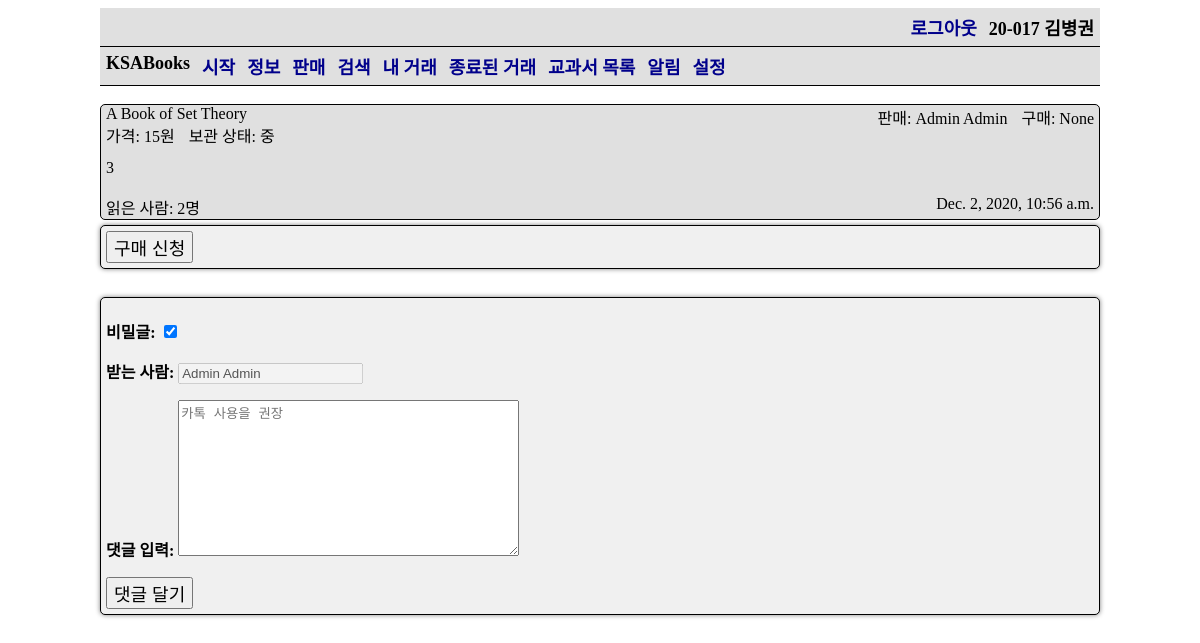
Page /offer/30 (signed in) on the earlier database version.
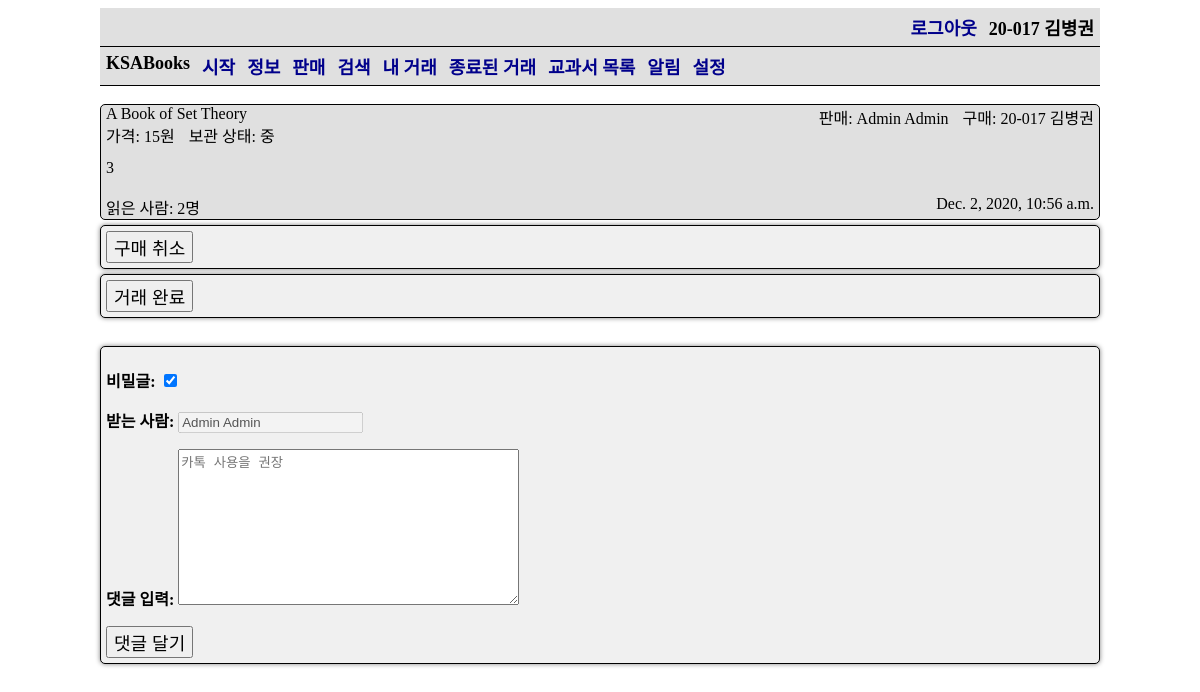
Same page on the later database version.
### ksa_books_app/models.py (models this page shows, shortened)
class Offer(models.Model):
    seller = models.ForeignKey(settings.AUTH_USER_MODEL, on_delete=models.SET_NULL, null=True,
                               related_name='offer_seller')
    buyer = models.ForeignKey(settings.AUTH_USER_MODEL, on_delete=models.SET_NULL, null=True, blank=True,
                              related_name='offer_buyer')
    want_users = models.ManyToManyField(settings.AUTH_USER_MODEL, blank=True)
    seller_done = models.BooleanField(null=True, default=False)
    seller_done_time = models.DateTimeField(null=True)
    buyer_done = models.BooleanField(null=True, default=False)
    buyer_done_time = models.DateTimeField(null=True)
    book = models.ForeignKey(Book, on_delete=models.SET_NULL, null=True, verbose_name='책')
    price = models.PositiveIntegerField(verbose_name='판매 가격')
    quality = models.CharField(choices=QUALITY, max_length=1, verbose_name='보관 상태', null=True)
    explain = models.TextField(verbose_name='내용', null=True, blank=True)
    date_time = models.DateTimeField(auto_now_add=True, null=True)
    views = models.ManyToManyField(settings.AUTH_USER_MODEL, blank=True, related_name='views')

class Book(models.Model):
    title = models.CharField(max_length=100, verbose_name='제목')
    author = models.CharField(max_length=100, verbose_name='저자')
    courses = models.ManyToManyField(Course, verbose_name='과목')
    subject = models.ForeignKey(Subject, verbose_name='교과', on_delete=models.SET_NULL, null=True)
    publisher = models.CharField(max_length=100, verbose_name='출판사')
    isbn = models.CharField(max_length=13, verbose_name='ISBN',
                            help_text='13 Character <a href="https://www.isbn-international.org/content/what-isbn">ISBN number</a>')
    list_price = models.PositiveIntegerField(verbose_name='정가', null=True, blank=True)
    group_price = models.PositiveIntegerField(verbose_name='공동구매 가격', null=True, blank=True)
    using = models.BooleanField(verbose_name='사용 여부')
    class Meta:
        permissions = (
            ('load_data', 'Can load data'),
        )
        ordering = ['subject']
    def display_courses(self):
        return ', '.join([str(c) for c in self.courses.all()])
    display_courses.short_description = '수업'

class StudentUser(AbstractBaseUser, PermissionsMixin):
    objects = StudentUserManager()
    student_id = models.CharField(max_length=10, verbose_name='학번', help_text='00-000', unique=True)
    name = models.CharField(max_length=100, verbose_name='이름')
    email = models.EmailField()
    is_active = models.BooleanField(default=True)
    is_admin = models.BooleanField(default=False)
    is_superuser = models.BooleanField(default=False)
    is_staff = models.BooleanField(default=False)
    date_joined = models.DateTimeField(auto_now_add=True)
    notifications = models.ManyToManyField(Notification, blank=True)
    unread_notification = models.PositiveIntegerField(default=0)
    notify_books = models.ManyToManyField(Book, verbose_name='원하는 책', blank=True)
    notify_comment = models.BooleanField(default=True, verbose_name='자신에게 댓글을 썼을 때')
    notify_new_offer = models.BooleanField(default=True, verbose_name='원하는 책이 올라왔을 때')
    notify_sold_to_user = models.BooleanField(default=True, verbose_name='자신에게 책을 판매했을 때')
    notify_sold_to_other = models.BooleanField(default=True, verbose_name='구매 신청한 책이 다른 사람에게 판매되었을 때')
    notify_new_want = models.BooleanField(default=True, verbose_name='자신의 책을 누군가 구매 신청했을 때')
    USERNAME_FIELD = 'student_id'
    REQUIRED_FIELDS = ['name']
    def __str__(self):
        return ' '.join([self.student_id, self.name])
    def is_international(self):
        return self.student_id[3] == '2'

### ksa_books_app/views.py (the view, shortened to what this page needs)
# urls.py: path('offer/<int:pk>', views.offer_view, name='check-offer'),
@login_required
def offer_view(request, pk):
    offer = Offer.objects.get(pk=pk)
    if not offer.views.filter(pk=request.user.pk).exists():
        offer.views.add(request.user)
    views = offer.views.all().count()
    want_users = offer.want_users.all()
    if offer.seller == request.user:
        if 'receiver' in request.GET:
            receiver = StudentUser.objects.get(student_id=request.GET.get('receiver'))
        else:
            receiver = None
    else:
        receiver = offer.seller
    if receiver:
        secret = True
    else:
        secret = False
    comment_form = CommentForm(initial={'receiver': str(receiver), 'secret': secret})
    comment_list = Comment.objects.filter(offer=offer, is_deleted=False)
    context = {
        'offer': offer,
        'views': views,
        'comment_form': comment_form,
        'comment_list': comment_list,
        'want_users': want_users,
    }
    return render(request, 'offer_view.html', context=context)

### ksa_books_app/forms.py
class CommentForm(forms.Form):
    secret = forms.BooleanField(label='비밀글', required=False)
    receiver = forms.CharField(label='받는 사람', disabled=True, required=False)
    text = forms.CharField(widget=forms.Textarea(attrs={'placeholder': '카톡 사용을 권장'}), label='댓글 입력')

### ksa_books_app/templates/offer_view.html (shortened to what this page needs)
{% extends 'base_generic.html' %}
{% block content %}
    <br>
    <div class="offer">
        <div class="left">
            <span>{{ offer.book.title }}</span>
        </div>
        <div class="right">
            <span>판매: {{ offer.seller }}</span>
            <span>구매: {{ offer.buyer }}</span>
        </div>
        <br>
        <div class="left">
            <span>가격: {{ offer.price }}원</span>
            <span>보관 상태: {{ offer.get_quality_display }}</span>
        </div>
        <br><br>
        <span>{{ offer.explain }}</span>
        <br><br>
        <span>읽은 사람: {{ views }}명</span>
        <div class="right">
            <span>{{ offer.date_time }}</span>
        </div>
    </div>
    {% if offer.seller == user %}
        {% if offer.buyer %}
            {% if offer.seller_done %}
                <form method="post">
                    {% csrf_token %}
                    <input type="hidden" name="sell-done-cancel" value="True">
                    <input type="submit" value="거래 완료 취소">
                </form>
            {% else %}
                <form method="post">
                    {% csrf_token %}
                    <input type="hidden" name="sell-cancel" value="True">
                    <input type="submit" value="판매 취소">
                </form>
                <form method="post">
                    {% csrf_token %}
                    <input type="hidden" name="sell-done" value="True">
                    <input type="submit" value="거래 완료">
                </form>
            {% endif %}
        {% elif want_users.exists %}
            <form method="post">
                {% csrf_token %}
                <label for="buyer">구매자:</label>
                <select name="sell-to" id="buyer">
                    {% for want_user in want_users %}
                        <option value="{{ want_user.id }}">{{ want_user }}</option>
                    {% endfor %}
                </select>
                <input type="submit" value="판매">
            </form>
        {% else %}
            <p>구매를 원하는 사람이 없음</p>
        {% endif %}
        <a href="{% url 'update-offer' pk=offer.pk %}">수정</a>
        <a href="{% url 'delete-offer' pk=offer.pk %}">삭제</a>
    {% comment %}
    Buyer
    Before clicking buy: want
    Clicked buy, not buyer: want-cancel
    Buyer, not traded: want-cancel, buy-done
    Traded: buy-done-cancel
    {% endcomment %}
    {% else %}
        {% if user not in want_users %}
            {% if offer.seller_done %}
                <p>이미 종료된 거래입니다.</p>
            {% else %}
                <form method="post">
                    <input type="submit" value="구매 신청">
                </form>
            {% endif %}
        {% elif offer.buyer != user %}
            <form method="post">
                {% csrf_token %}
                <input type="hidden" name="want-cancel" value="True">
                <input type="submit" value="구매 취소">
            </form>
        {% elif not offer.buyer_done %}
            <form method="post">
                <input type="submit" value="구매 취소">
            </form>
            <form method="post">
                <input type="submit" value="거래 완료">
            </form>
        {% else %}
            <form method="post">
                {% csrf_token %}
                <input type="hidden" name="buy-done-cancel" value="True">
                <input type="submit" value="거래 완료 취소">
            </form>
        {% endif %}
    {% endif %}
    <br>
    <form method="post">
        <table>
            {{ comment_form.as_p }}
        </table>
        <input type="submit" value="댓글 달기">
    </form>
    <br>
{% endblock %}

Differences in the rows shown:
changed Offer "A Book of Set Theory": buyer "None" → "20-017 김병권"; buyer_id empty → 1097 (drawn)
Other differences:
form field value: (not shown) → "구매 취소"
form field value: (not shown) → "거래 완료"
form field value: "구매 신청" → (not shown)
